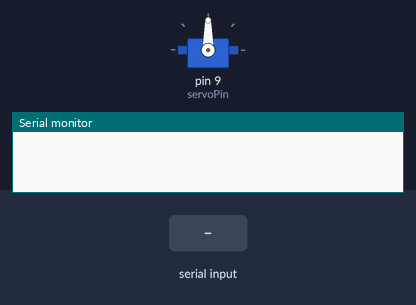
A sketch run on a simulated Arduino Uno, built with avr-gcc and run on an emulated ATmega328P. Shown: servo, the last lines printed to the serial monitor. The inputs (shaded band) are chosen by the test bench.

Above: at 1.2 s.
1.3 s: "30,150\n" received over Serial
At 2.5 s:
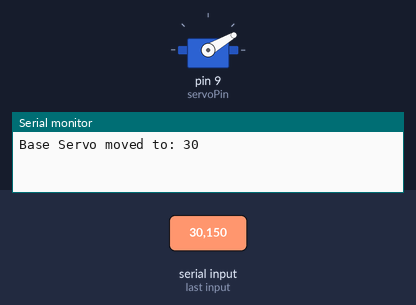
2.8 s: "5\n" received over Serial
At 3.4 s:
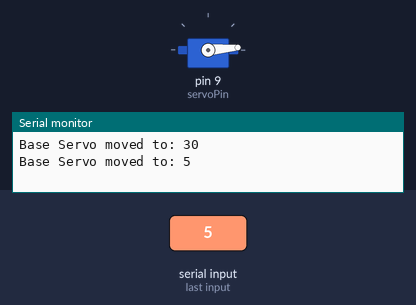
4.3 s: "90,45\n" received over Serial
At 4.7 s:
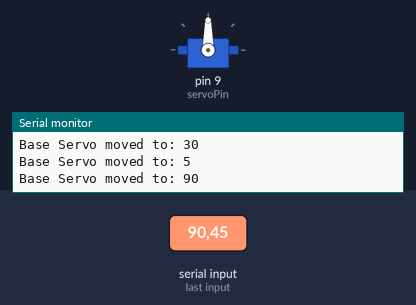
Timing chart, 0 to 7.3 s (numbered marks = the images above; inputs shaded):
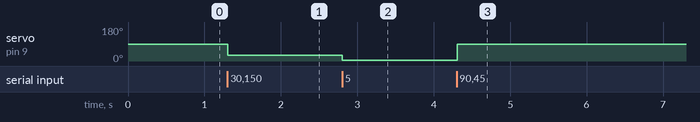

Measured:
- after the input at 1.3 s, servo on pin 9 (servoPin): 90° → 30° at once
- after the input at 2.8 s, servo on pin 9 (servoPin): 30° → 5° at once
- after the input at 4.3 s, servo on pin 9 (servoPin): 5° → 90° at once

The sketch:

test.ino
```cpp
#include <Servo.h>

Servo baseServo;  // Servo for the base (bottom)

int servoPin = 9;  // Pin for the base servo motor
int currentAngle = 90;  // Initial angle for the servo (middle position)
String inputString = "";  // String to hold the incoming data
boolean stringComplete = false;

void setup() {
  Serial.begin(9600);  // Start serial communication at 9600 baud rate
  baseServo.attach(servoPin);  // Attach the base servo to pin 9
  baseServo.write(currentAngle);  // Set initial servo position to 90 degrees
  inputString.reserve(10);  // Reserve memory for the input string
}

void loop() {
  if (stringComplete) {
    int angle = inputString.toInt();  // Convert input string to integer
    if (angle >= 0 && angle <= 180) {
      currentAngle = angle;  // Update the servo angle if within range
      baseServo.write(currentAngle);  // Move the servo to the specified angle
      Serial.println("Base Servo moved to: " + String(currentAngle));  // Send feedback
    }
    inputString = "";  // Clear the input string
    stringComplete = false;  // Reset the flag
  }
}

void serialEvent() {
  while (Serial.available()) {
    char inChar = (char)Serial.read();
    if (inChar == '\n') {
      stringComplete = true;  // When newline is received, flag the input as complete
    } else {
      inputString += inChar;  // Add incoming characters to the input string
    }
  }
}
```
